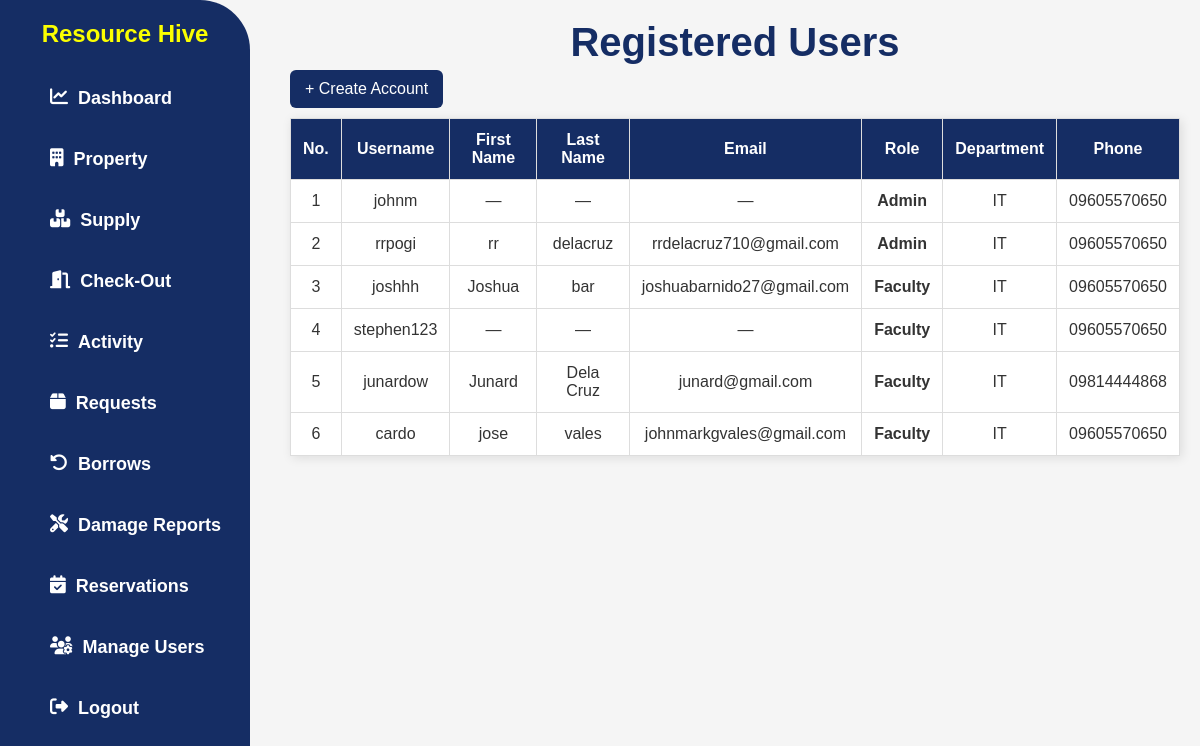
Before: /manage-users/ (signed in) with the older database file.
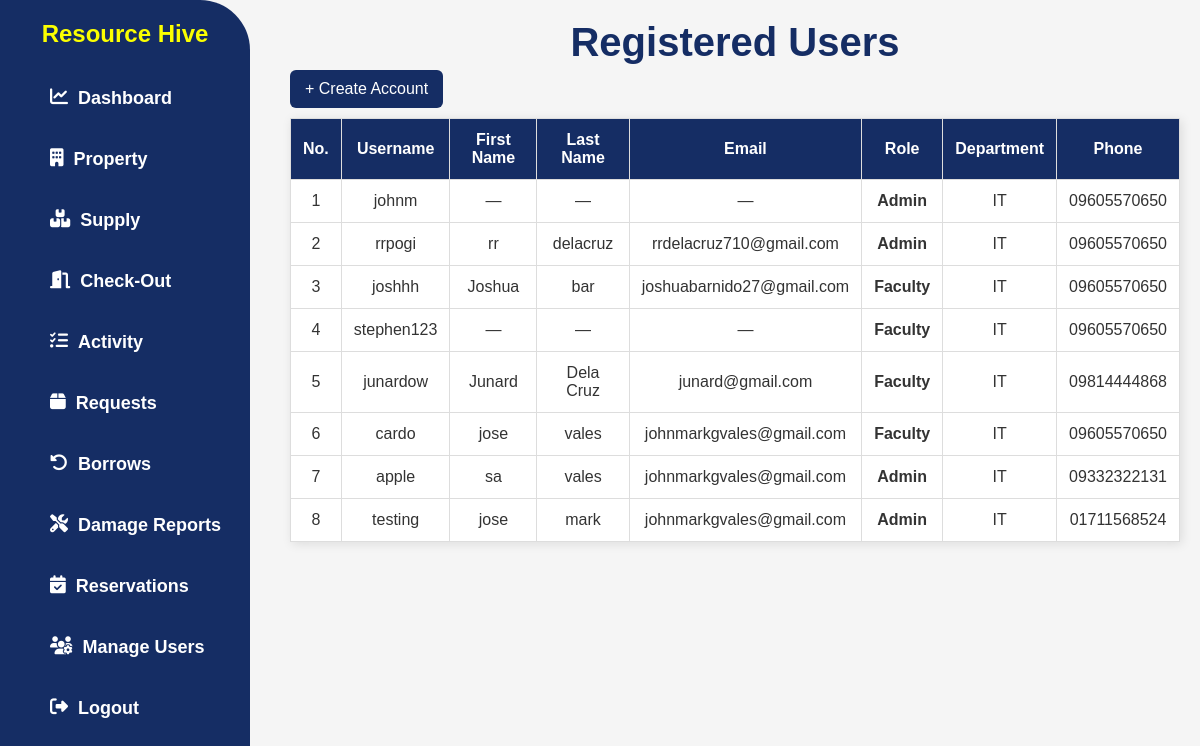
After: the same page with the newer database file.
### app/models.py (models this page shows, shortened)
class UserProfile(models.Model):
    user = models.OneToOneField(User, on_delete=models.CASCADE)
    ROLE_CHOICES = [
        ('admin', 'Admin'),
        ('faculty', 'Faculty'),
        ('csg_officer', 'CSG Officer'),
    ]
    role = models.CharField(max_length=20, choices=ROLE_CHOICES)
    department = models.CharField(max_length=255, blank=True, null=True)
    phone = models.CharField(max_length=20, blank=True, null=True)

### app/views.py (the view)
# urls.py: path('manage-users/', UserProfileListView.as_view(), name='manage_users'),
class UserProfileListView(PermissionRequiredMixin, ListView):
    model = UserProfile
    template_name = 'app/manage_users.html'
    permission_required = 'app.view_user_profile'
    context_object_name = 'users'
    def get_context_data(self, **kwargs):
        context = super().get_context_data(**kwargs)
        context['form'] = UserRegistrationForm()
        return context

### app/templates/app/manage_users.html (shortened to what this page needs)
{% load static %}
<!DOCTYPE html>
<html lang="en">
<head>
  <link rel="stylesheet" href="{% static 'css/style.css' %}" />
  <link rel="stylesheet" href="https://cdnjs.cloudflare.com/ajax/libs/font-awesome/6.4.2/css/all.min.css" />
</head>
<body>
  {% include 'app/navbar.html' %}
  {% block content %}
  <div class="content">
        <h2 class="h2title">Registered Users</h2>
  <div class="add-property-container">
    <button id="openModalBtn" class="add-btn">+ Create Account</button>
  </div>
    <table border="1">
  <thead>
    <tr>
      <th>No.</th>
      <th>Username</th>
      <th>First Name</th>
      <th>Last Name</th>
      <th>Email</th>
      <th>Role</th>
      <th>Department</th>
      <th>Phone</th>
    </tr>
  </thead>
  <tbody>
    {% for profile in users %}
    <tr>
      <td>{{ forloop.counter }}</td>
      <td>{{ profile.user.username }}</td>
      <td>{{ profile.user.first_name|default:"—" }}</td>
      <td>{{ profile.user.last_name|default:"—" }}</td>
      <td>{{ profile.user.email|default:"—" }}</td>
      <td ><strong>{{ profile.get_role_display }}</strong></td>
      <td>{{ profile.department|default:"—" }}</td>
      <td>{{ profile.phone|default:"—" }}</td>
    </tr>
    {% empty %}
    <tr><td colspan="8">No users found.</td></tr>
    {% endfor %}
  </tbody>
</table>
  </div>
  {% endblock %}
</body>
</html>

Changed rows visible on the page:
added UserProfile: user.username "apple", user.first_name "sa", user.last_name "vales", user.email "johnmarkgvales@gmail.com", role "Admin", department "IT", phone "09332322131"
added UserProfile: user.username "testing", user.first_name "jose", user.last_name "mark", user.email "johnmarkgvales@gmail.com", role "Admin", department "IT", phone "01711568524"
